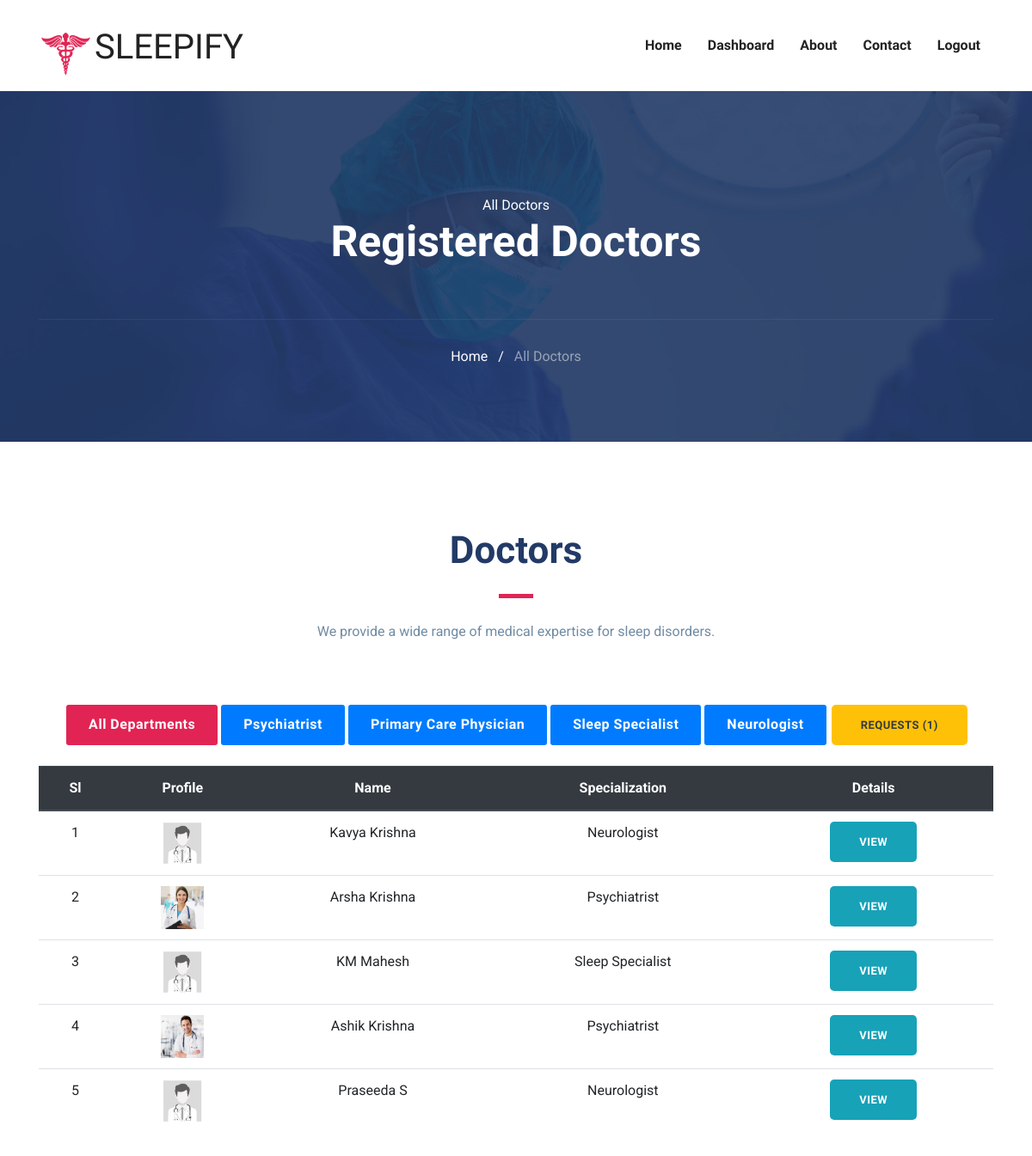
/siteAdmin/adminDoctorList/ (signed in), run on the app's committed database.
### users/models.py (models this page shows, shortened)
class Doctor(models.Model):
    fname = models.CharField(max_length=150)
    lname = models.CharField(max_length=150)
    email = models.EmailField( max_length=150,unique=True)
    phone = models.CharField(max_length=15,unique=True,null=True,blank=True)
    gender_choices = (("Male","Male"),("Female","Female"))
    gender = models.CharField(max_length=20,default=None,null=True,blank=True,choices=gender_choices)
    password = models.CharField(max_length=150)
    license = models.CharField(default=None,max_length=255)
    SPECIALIST_CHOICES = (
    ("Neurologist", "Neurologist"),
    ("Psychiatrist", "Psychiatrist"),
    ("Primary Care Physician", "Primary Care Physician"),
    ("Sleep Specialist", "Sleep Specialist"),
    )
    specialization = models.CharField(max_length=50, default=None, null=True, blank=True, choices=SPECIALIST_CHOICES)
    stts = models.BooleanField(default=False)
    created_on = models.DateField(auto_now_add=True)
    profile_picture = models.ImageField(upload_to='doctor_profiles/', default='default/default.jpg', blank=True,null=True)
    bio = models.TextField(null=True, blank=True)

### siteAdmin/views.py (the view)
# urls.py: path('adminDoctorList/',views.adminDoctorList,name="adminDoctorList"),
@admin_login_required()
def adminDoctorList(request):
    doctors = Doctor.objects.filter(stts=True)
    request_count = Doctor.objects.filter(stts=False).count()
    return render(request, 'siteAdmin/doctor-list.html', {'doctors': doctors,'request_count':request_count})

### templates/siteAdmin/doctor-list.html (shortened to what this page needs)
{% extends "../base.html" %}
{% load static %}
{% block body %}
{% include "siteAdmin/nav.html" %}
<section class="page-title bg-1">
    <div class="container">
      <div class="row">
        <div class="col-md-12">
          <div class="block text-center">
            <span class="text-white">All Doctors</span>
            <h1 class="text-capitalize mb-5 text-lg">Registered doctors</h1>
            <ul class="list-inline breadcumb-nav">
              <li class="list-inline-item"><a href="{% url 'adminHome' %}" class="text-white">Home</a></li>
              <li class="list-inline-item"><span class="text-white">/</span></li>
              <li class="list-inline-item"><a href="#" class="text-white-50">All Doctors</a></li>
            </ul>
          </div>
        </div>
      </div>
    </div>
  </section>
  <section class="section doctors">
    <div class="container">
        <div class="row justify-content-center">
            <div class="col-lg-6 text-center">
                <div class="section-title">
                    <h2>Doctors</h2>
                    <div class="divider mx-auto my-4"></div>
                    <p>We provide a wide range of medical expertise for sleep disorders.</p>
                </div>
            </div>
        </div>
        <div class="col-12 text-center mb-4">
            <div class="btn-group btn-group-toggle">
                <button class="btn btn-primary filter-btn active" data-filter="all">All Departments</button>
                <button class="btn btn-primary filter-btn" data-filter="Psychiatrist">Psychiatrist</button>
                <button class="btn btn-primary filter-btn" data-filter="Primary Care Physician">Primary Care Physician</button>
                <button class="btn btn-primary filter-btn" data-filter="Sleep Specialist">Sleep Specialist</button>
                <button class="btn btn-primary filter-btn" data-filter="Neurologist">Neurologist</button>
            </div>
            <button class="btn btn-warning">
                <a href="{% url 'adminDoctorReqList' %}" class="text-dark">Requests ({{ request_count }})</a>
            </button>
        </div>
        <div class="table-responsive">
            <table class="table text-center">
                <thead class="thead-dark">
                    <tr>
                        <th>Sl</th>
                        <th>Profile</th>
                        <th>Name</th>
                        <th>Specialization</th>
                        <th>Details</th>
                    </tr>
                </thead>
                <tbody id="doctor-table">
                    {% for doctor in doctors %}
                    <tr class="doctor-row" data-specialization="{{ doctor.specialization }}">
                        <td>
                            {{forloop.counter}}
                        </td>
                        <td>
                            <img src="{{ doctor.profile_picture.url }}" alt="doctor-image" class="img-fluid" width="50">
                        </td>
                        <td>{{ doctor.fname }} {{ doctor.lname }}</td>
                        <td>{{ doctor.specialization }}</td>
                        <td>
                            <a href="{% url 'adminDoctorInfo' doctor.id %}" class="btn btn-info btn-sm">View</a>
                        </td>
                    </tr>
                    {% empty %}
                    <tr>
                        <td colspan="4" class="text-center">No doctors found.</td>
                    </tr>
                    {% endfor %}
                </tbody>
            </table>
        </div>
    </div>
</section>
{% endblock body %}

### static/css/style.css (style rules this page uses)
html { overflow-x: hidden; }
body { line-height: 1.6; font-family: "Roboto", sans-serif; -webkit-font-smoothing: antialiased; font-size: 16px; color: #6F8BA4; font-weight: 400; }
h1, .h1, h2, .h2, h3, .h3, h4, .h4, h5, .h5, h6, .h6 { font-family: "Exo", sans-serif; font-weight: 700; color: #222; }
h1, .h1 { font-size: 2.5rem; }
h2, .h2 { font-size: 44px; }
p { line-height: 30px; }
.btn { display: inline-block; font-size: 14px; font-size: 0.8125rem; font-weight: 700; letter-spacing: .5px; padding: .75rem 2rem; font-family: "Exo", sans-serif; text-transform: uppercase; border-radius: 5px; border: 2px solid transparent; transition: all .35s ease; }
.section { padding: 100px 0; }
.text-lg { font-size: 3.75rem; }
a { color: #222; text-decoration: none; transition: all .35s ease; }
.page-title { padding: 120px 0px 70px 0px; position: relative; }
.page-title .block h1 { color: #fff; }
.page-title .breadcumb-nav { margin-top: 60px; padding-top: 30px; border-top: 1px solid rgba(255, 255, 255, 0.06); }
.section-title { margin-bottom: 70px; }
.section-title h2 { color: #223a66; }
.text-lg { font-size: 50px; }
.bg-1 { background: url("../images/22.jpg") no-repeat 50% 50%; background-size: cover; position: relative; }
.divider { width: 40px; height: 5px; background: #e12454; }
.doctors .btn-group .btn { border-radius: 0px; margin: 0px 2px; text-transform: capitalize; font-size: 16px; padding: .6rem 1.5rem; cursor: pointer; }
.doctors .btn-group .btn.active { box-shadow: none !important; border-color: transparent; background: #e12454; color: #fff; }
.doctors .btn-group > .btn-group:not(:last-child) > .btn, .doctors .btn-group > .btn:not(:last-child):not(.dropdown-toggle), .doctors .btn-group > .btn:not(:first-child) { border-radius: 3px; }

### data on the page
Doctor: profile_picture (placeholder picture), fname "Kavya", lname "Krishna", specialization "Neurologist"
Doctor: profile_picture (picture), fname "Arsha", lname "Krishna", specialization "Psychiatrist"
Doctor: profile_picture (placeholder picture), fname "KM", lname "Mahesh", specialization "Sleep Specialist"
Doctor: profile_picture (picture), fname "Ashik", lname "Krishna", specialization "Psychiatrist"
Doctor: profile_picture (placeholder picture), fname "Praseeda", lname "S", specialization "Neurologist"

### other printed values
{{ request_count }} "1"
